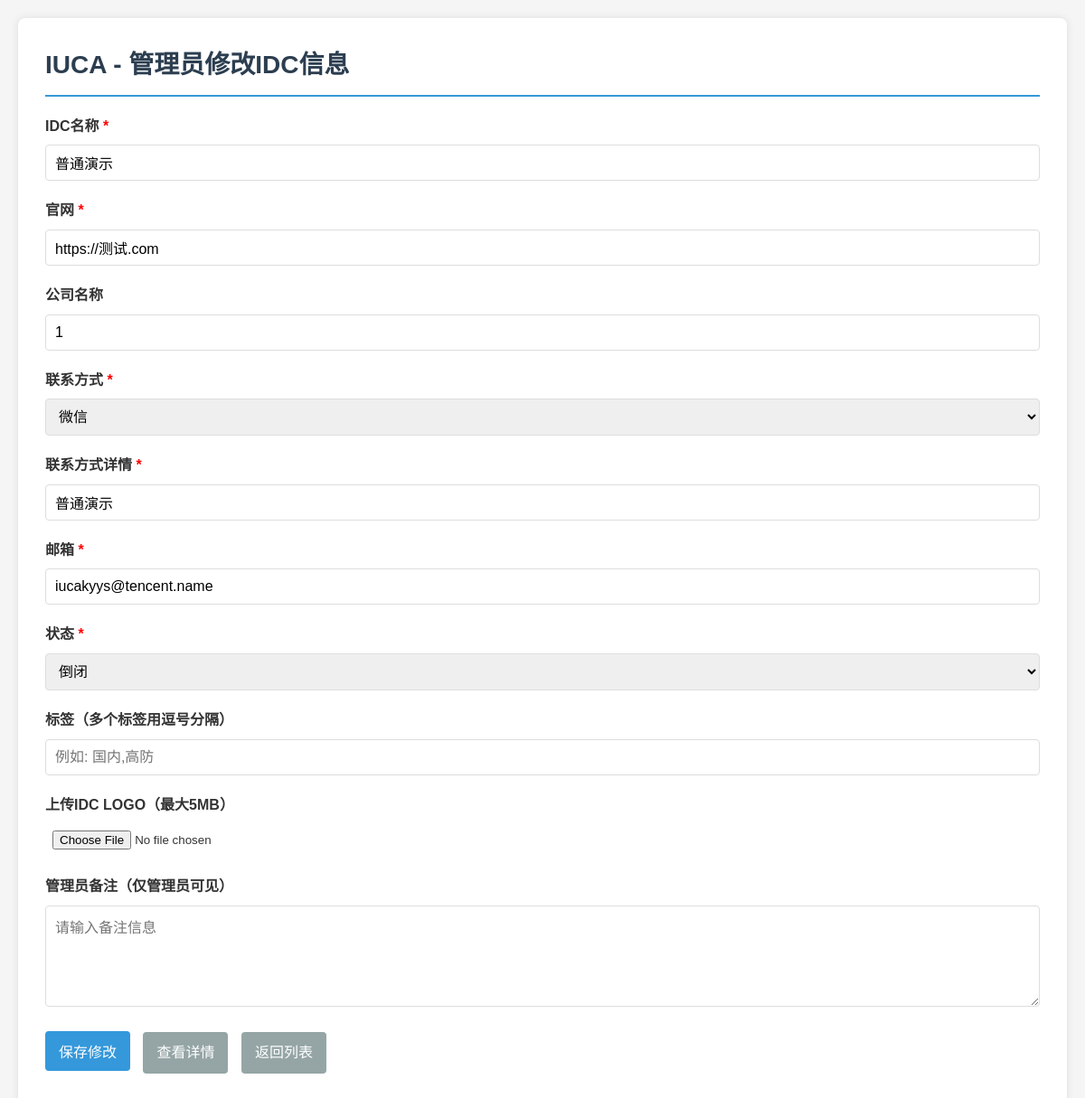
The page /admin/edit_admin.php?id=10 (signed in) on the database its author committed.
### tables this page shows
CREATE TABLE `idc_info` (
  `id` int(11) NOT NULL AUTO_INCREMENT,
  `idc_name` varchar(100) NOT NULL,
  `website` varchar(255) NOT NULL,
  `company_name` varchar(100) DEFAULT NULL,
  `contact_type` varchar(50) NOT NULL,
  `contact_info` text NOT NULL,
  `email` varchar(100) NOT NULL,
  `logo_filename` varchar(255) DEFAULT NULL,
  `status` varchar(20) NOT NULL DEFAULT 'normal',
  `authentication` varchar(20) NOT NULL DEFAULT 'unverified',
  `tags` text,
  `remarks` text,
  `created_at` timestamp NULL DEFAULT CURRENT_TIMESTAMP,
  `updated_at` timestamp NULL DEFAULT CURRENT_TIMESTAMP ON UPDATE CURRENT_TIMESTAMP,
  `is_blacklisted` tinyint(4) NOT NULL DEFAULT '0',
  `operator_type_id` int(11) DEFAULT NULL,
  PRIMARY KEY (`id`),
  KEY `operator_type_id` (`operator_type_id`),
  CONSTRAINT `idc_info_ibfk_1` FOREIGN KEY (`operator_type_id`) REFERENCES `operator_types` (`id`)
);

### admin/edit_admin.php (the view, shortened to what this page needs)
<!DOCTYPE html>
<html lang="zh-CN">
<head>
    <link rel="stylesheet" href="../css/style.css">
</head>
<body>
    <div class="container">
        <h1>IUCA - 管理员修改IDC信息</h1>
        <?php
        $id = $_GET['id'];
        $db = require '../include/db.php';
        $stmt = $db->prepare("SELECT * FROM idc_info WHERE id = :id");
        $stmt->bindParam(':id', $id, PDO::PARAM_INT);
        $stmt->execute();
        $idc_info = $stmt->fetch(PDO::FETCH_ASSOC);
        $stmt = $db->prepare("SELECT name FROM status_types");
        $stmt->execute();
        $statuses = [];
        while ($row = $stmt->fetch(PDO::FETCH_ASSOC)) {
            $statuses[] = $row['name'];
        }
        $tags = !empty($idc_info['tags']) ? explode(',', $idc_info['tags']) : [];
        ?>
        <form method="post" action="edit_admin.php?id=<?php echo $id; ?>
" enctype="multipart/form-data">
            <div class="form-group">
                <label for="idc_name">IDC名称 <span style="color: red;">*</span></label>
                <input type="text" id="idc_name" name="idc_name" required value="<?php echo htmlspecialchars($idc_info['idc_name']); ?>">
            </div>
            <div class="form-group">
                <label for="website">官网 <span style="color: red;">*</span></label>
                <input type="text" id="website" name="website" required value="<?php echo htmlspecialchars($idc_info['website']); ?>">
            </div>
            <div class="form-group">
                <label for="company_name">公司名称</label>
                <input type="text" id="company_name" name="company_name" value="<?php echo htmlspecialchars($idc_info['company_name']); ?>">
            </div>
            <div class="form-group">
                <label for="contact_type">联系方式 <span style="color: red;">*</span></label>
                <select id="contact_type" name="contact_type" required>
                    <option value="微信" <?php echo ($idc_info['contact_type'] == '微信') ? 'selected' : ''; ?>>微信</option>
                </select>
            </div>
            <div class="form-group">
                <label for="contact_info">联系方式详情 <span style="color: red;">*</span></label>
                <input type="text" id="contact_info" name="contact_info" required value="<?php echo htmlspecialchars($idc_info['contact_info']); ?>">
            </div>
            <div class="form-group">
                <label for="email">邮箱 <span style="color: red;">*</span></label>
                <input type="email" id="email" name="email" required value="<?php echo htmlspecialchars($idc_info['email']); ?>">
            </div>
            <div class="form-group">
                <label for="status">状态 <span style="color: red;">*</span></label>
                <select id="status" name="status" required>
                    <?php foreach ($statuses as $status): ?>
                    <option value="<?php echo $status; ?>" <?php echo ($idc_info['status'] == $status) ? 'selected' : ''; ?>><?php echo $status; ?></option>
                    <?php endforeach; ?>
                </select>
            </div>
            <div class="form-group">
                <label for="tags">标签（多个标签用逗号分隔）</label>
                <input type="text" id="tags" name="tags" placeholder="例如: 国内,高防" value="<?php echo !empty($tags) ? implode(',', array_map('htmlspecialchars', $tags)) : ''; ?>">
            </div>
            <div class="form-group">
                <label for="logo">上传IDC LOGO（最大5MB）</label>
                <input type="file" id="logo" name="logo" accept=".jpg,.jpeg,.png,.gif,.svg">
            </div>
            <div class="form-group">
                <label for="remarks">管理员备注（仅管理员可见）</label>
                <textarea id="remarks" name="remarks" rows="5" placeholder="请输入备注信息"><?php echo htmlspecialchars($idc_info['remarks']); ?></textarea>
            </div>
            <button type="submit" class="btn btn-primary">保存修改</button>
            <a href="view.php?id=<?php echo $id; ?>" class="btn btn-secondary">查看详情</a>
            <a href="index.php" class="btn btn-secondary">返回列表</a>
        </form>
    </div>
</body>
</html>

### css/style.css (style rules this page uses)
* { margin: 0; padding: 0; box-sizing: border-box; }
body { font-family: 'PingFang SC', 'Microsoft YaHei', sans-serif; line-height: 1.6; color: #333; background-color: #f5f5f5; padding: 20px; }
.container { max-width: 1200px; margin: 0 auto; background-color: #fff; padding: 30px; border-radius: 8px; box-shadow: 0 0 10px rgba(0, 0, 0, 0.1); }
h1, h2, h3 { color: #2c3e50; margin-bottom: 20px; }
h1 { font-size: 28px; border-bottom: 2px solid #3498db; padding-bottom: 10px; }
.form-group { margin-bottom: 20px; }
label { display: block; margin-bottom: 8px; font-weight: 600; }
input[type="text"], input[type="password"], input[type="email"], input[type="number"], select, textarea { width: 100%; padding: 10px; border: 1px solid #ddd; border-radius: 4px; font-size: 16px; }
input[type="file"] { padding: 8px; }
button, .btn { display: inline-block; padding: 10px 15px; background-color: #3498db; color: #fff; border: none; border-radius: 4px; cursor: pointer; font-size: 16px; text-decoration: none; margin-right: 10px; margin-bottom: 10px; }
.btn-secondary { background-color: #95a5a6; }

### rows shown on the page
idc_info: idc_name "普通演示", website "https://测试.com", company_name "1", contact_info "普通演示", email "iucakyys@tencent.name"

### other values the page prints
form field status "倒闭"
